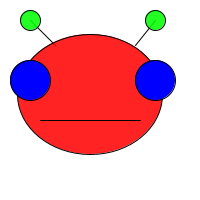
Frame 1 (no input)
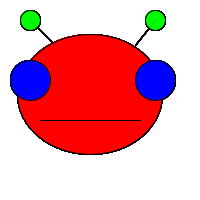
Frame 60 (the mouse pressed at the canvas centre just before this capture)
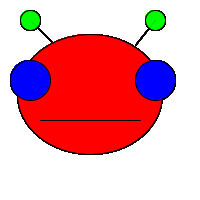
Frame 120 (the mouse held since frame 60 and released just before this capture)

The Processing sketch that drew these frames (run headless with seeded random() and noise(); from frame 60 on, the mouse is pressed at the canvas centre):

// Processing sketch: processing_122843
// ── processing_122843.pde

void setup() {
size(200,200);
background(255);
}

void draw() {
stroke(0);
line(30,20,55,45);
line(155,20,135,45);
fill(0,255,0,220);    //stokbolletjes\\
ellipse(30,20,20,20);
ellipse(155,20,20,20);


fill(255,0,0,220);
ellipse(90,94,145,120);  //face\\

fill(0,0,255);
ellipse(30,80,40,40);  //eyes\\
ellipse(155,80,40,40);

stroke(0);
line(40,120,140,120);  //mouth\\

println("i'm an alien");
}
